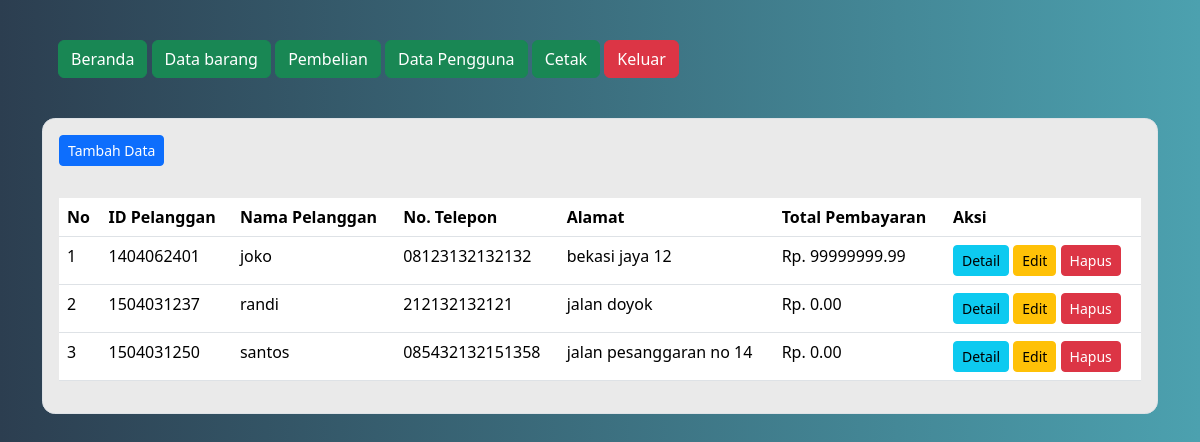
The page /administrator/pembelian.php (signed in) on the database its author committed.
### tables this page shows
CREATE TABLE `penjualan` (
  `PenjualanID` int(11) NOT NULL,
  `TanggalPenjualan` date NOT NULL,
  `TotalHarga` decimal(10,2) NOT NULL,
  `PelangganID` int(11) NOT NULL
);

CREATE TABLE `pelanggan` (
  `PelangganID` int(11) NOT NULL,
  `NamaPelanggan` varchar(255) NOT NULL,
  `Alamat` text NOT NULL,
  `NomorTelepon` varchar(15) NOT NULL
);

### administrator/pembelian.php (the view, shortened to what this page needs)
<?php
include "header.php";
include "navbar.php";
?>
<div class="card mt-2">
    <div class="card-body">
        <button type="button" class="btn btn-primary btn-sm" data-bs-toggle="modal" data-bs-target="#tambah-data">
            Tambah Data
        </button>
    </div>
    <div class="card-body">
        <table class="table">
            <thead>
                <tr>
                    <th>No</th>
                    <th>ID Pelanggan</th>
                    <th>Nama Pelanggan</th>
                    <th>No. Telepon</th>
                    <th>Alamat</th>
                    <th>Total Pembayaran</th>
                    <th>Aksi</th>
                </tr>
            </thead>
            <tbody>
                <?php
                include '../koneksi.php';
                $no = 1;
                $data = mysqli_query($koneksi, "SELECT * FROM pelanggan INNER JOIN
penjualan ON pelanggan.PelangganID=penjualan.PelangganID");
                while ($d = mysqli_fetch_array($data)) {
                ?>
                    <tr>
                        <td><?php echo $no++; ?></td>
                        <td><?php echo $d['PelangganID']; ?></td>
                        <td><?php echo $d['NamaPelanggan']; ?></td>
                        <td><?php echo $d['NomorTelepon']; ?></td>
                        <td><?php echo $d['Alamat']; ?></td>
                        <td>Rp. <?php echo $d['TotalHarga']; ?></td>
                        <td>
                            <a class="btn btn-info btn-sm" href="detail_pembelian.php?PelangganID=<?php echo $d['PelangganID'];
                                                                                                    ?>">Detail</a>
                            <button type="button" class="btn btn-warning btn-sm" data-bs-toggle="modal" data-bs-target="#edit-data<?php echo $d['PelangganID'];
                                                                                                                                    ?>">
                                Edit
                            </button>
                            <button type="button" class="btn btn-danger btn-sm" data-bs-toggle="modal" data-bs-target="#hapus-data<?php echo $d['PelangganID'];
                                                                                                                                    ?>">
                                Hapus
                            </button>
                        </td>
                    </tr>
                <?php } ?>
            </tbody>
        </table>
    </div>
</div>
<?php
include "footer.php";
?>

### administrator/pembelian.php (style rules this page uses)
body { background: linear-gradient(to right, #2c3e50, #4ca1af); min-height: 100vh; font-family: 'Segoe UI', sans-serif; }
.card { background-color: #eaeaea; border: 1px solid #dee2e6; border-radius: 0.8rem; }

### rows shown on the page
penjualan: PelangganID "1404062401", PelangganID.NamaPelanggan "joko", PelangganID.NomorTelepon "08123132132132", PelangganID.Alamat "bekasi jaya 12", TotalHarga "99999999.99"
penjualan: PelangganID "1504031237", PelangganID.NamaPelanggan "randi", PelangganID.NomorTelepon "212132132121", PelangganID.Alamat "jalan doyok", TotalHarga "0.00"
penjualan: PelangganID "1504031250", PelangganID.NamaPelanggan "santos", PelangganID.NomorTelepon "085432132151358", PelangganID.Alamat "jalan pesanggaran no 14", TotalHarga "0.00"
